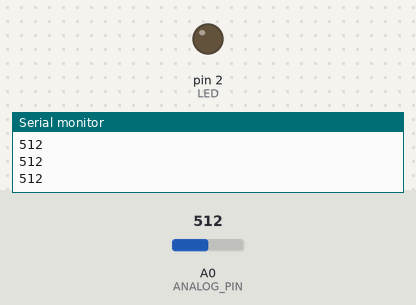
A sketch run on a simulated Arduino Uno, built with avr-gcc and run on an emulated ATmega328P. Parts: output pins drawn as LEDs (lit = HIGH), the last lines printed to the serial monitor. The test bench sets the inputs (shaded band); at power-on: A0 (ANALOG_PIN) = 512.

Above: at 1.2 s.
1.3 s: A0 (ANALOG_PIN) set to 584
2.8 s: A0 (ANALOG_PIN) set to 613
At 3.8 s:
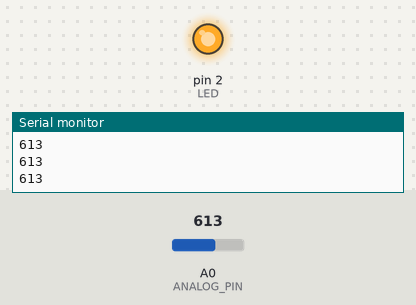
4.3 s: A0 (ANALOG_PIN) set to 590
At 4.9 s:
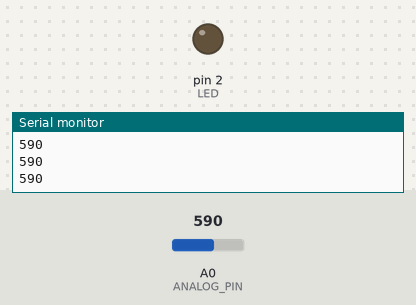
5.8 s: A0 (ANALOG_PIN) set to 610
At 6.1 s:
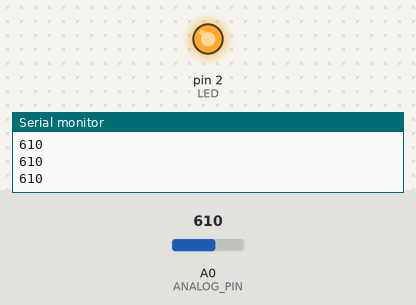
Timing chart, 0 to 8.3 s (numbered marks = the images above; inputs shaded):
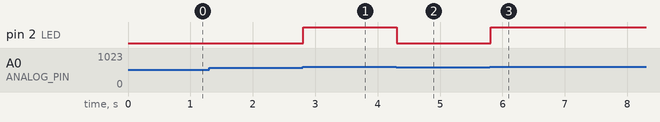

Measured:
- the behaviour switches between 600 and 601 on A0 (ANALOG_PIN) (found by bisection; images 0 and 1)
- after the input at 2.8 s, pin 2 (LED): LOW → HIGH at once
- after the input at 4.3 s, pin 2 (LED): HIGH → LOW at once
- after the input at 5.8 s, pin 2 (LED): LOW → HIGH at once

The sketch:

analog_read.ino
```cpp
#define LED 2
#define ANALOG_PIN 0

void setup() {
  pinMode(LED, OUTPUT);

  Serial.begin(9600);
}

void loop() {
  int value = 0;
  value = analogRead(ANALOG_PIN);

  Serial.println(value);

  if (value > 600) {
    digitalWrite(LED, HIGH);
  } else {
    digitalWrite(LED, LOW);
  }

}
```
